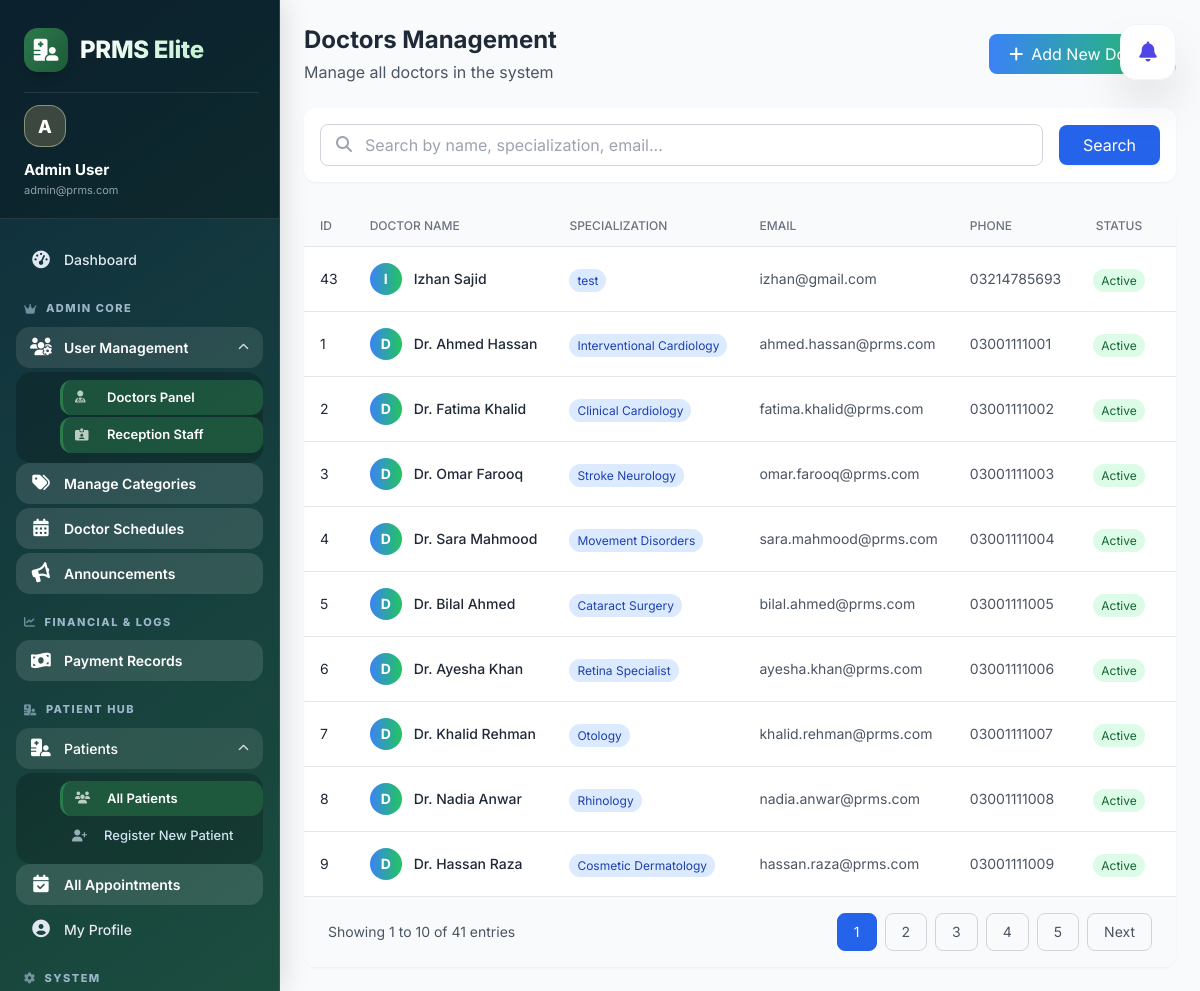
Before: /admin/users/doctors/index.php (signed in) with the older database file.
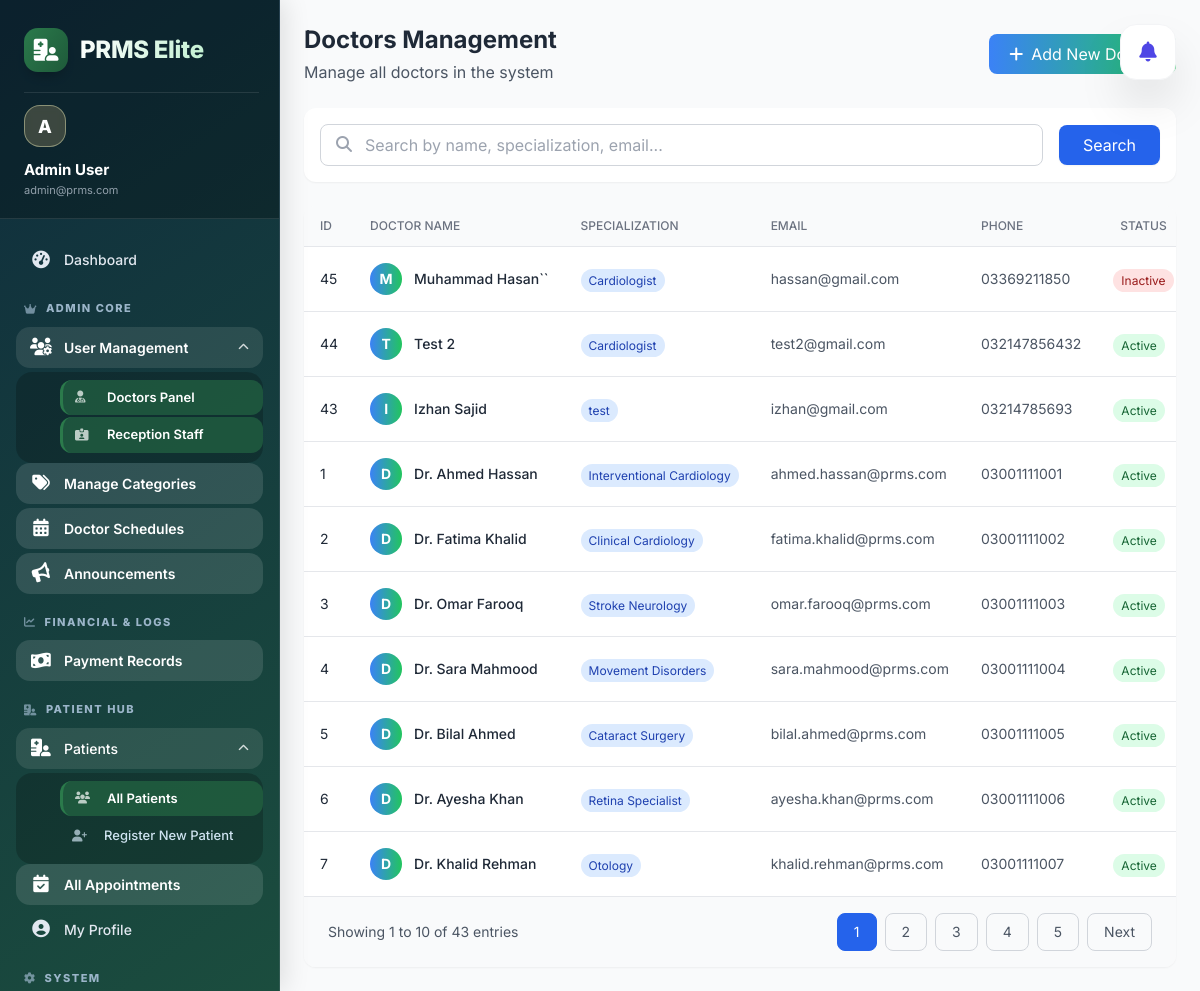
After: the same page with the newer database file.
### tables this page shows
CREATE TABLE `doctors` (
  `id` int(11) NOT NULL,
  `user_id` int(11) DEFAULT NULL,
  `specialization` varchar(100) DEFAULT NULL,
  `category_id` int(11) DEFAULT NULL,
  `status` enum('active','inactive') DEFAULT 'active',
  `consultation_fee` decimal(10,2) DEFAULT 500.00,
  `max_patients` int(11) DEFAULT 20,
  `experience_years` int(11) DEFAULT 0,
  `qualification` varchar(255) DEFAULT NULL,
  `about` text DEFAULT NULL,
  `created_at` timestamp NOT NULL DEFAULT current_timestamp(),
  `updated_at` timestamp NOT NULL DEFAULT current_timestamp() ON UPDATE current_timestamp()
);

CREATE TABLE `users` (
  `id` int(11) NOT NULL,
  `role_id` int(11) DEFAULT NULL,
  `name` varchar(100) DEFAULT NULL,
  `email` varchar(100) DEFAULT NULL,
  `phone` varchar(20) DEFAULT NULL,
  `password` varchar(100) DEFAULT NULL,
  `status` enum('active','inactive') DEFAULT 'active',
  `created_at` timestamp NOT NULL DEFAULT current_timestamp(),
  `updated_at` timestamp NULL DEFAULT NULL
);

### admin/users/doctors/index.php (the view, shortened to what the changed rows need)
<?php
require_once '../../../config/db.php';
$limit = 10;
$page = isset($_GET['page']) ? (int)$_GET['page'] : 1;
$offset = ($page - 1) * $limit;
$search = isset($_GET['search']) ? mysqli_real_escape_string($conn, $_GET['search']) : '';
$where_clause = " WHERE u.role_id = 2 ";
$total_query = "SELECT COUNT(*) as total FROM doctors d
                JOIN users u ON d.user_id = u.id
                $where_clause";
$total_result = mysqli_query($conn, $total_query);
$total_records = mysqli_fetch_assoc($total_result)['total'];
$total_pages = ceil($total_records / $limit);
$query = "SELECT d.*, u.id as user_id, u.name, u.email, u.phone, u.status, u.created_at,
          (SELECT COUNT(*) FROM doctor_schedules ds WHERE ds.doctor_id = d.id) as schedule_count
          FROM doctors d
          JOIN users u ON d.user_id = u.id
          $where_clause
          ORDER BY u.created_at DESC
          LIMIT $limit OFFSET $offset";
$result = mysqli_query($conn, $query);
include '../../../includes/header.php';
?>
<div class="flex-1 overflow-y-auto hide-scrollbar bg-gray-50">
    <div class="p-6">
        <div class="flex justify-between items-center mb-6">
            <div>
                <h1 class="text-2xl font-bold text-gray-800">Doctors Management</h1>
            </div>
        </div>
        <div class="bg-white rounded-xl shadow-sm overflow-hidden">
            <div class="overflow-x-auto">
                <table class="w-full">
                    <thead class="bg-gray-50 border-b">
                        <tr>
                            <th class="px-4 py-3 text-left text-xs font-medium text-gray-500 uppercase">ID</th>
                            <th class="px-4 py-3 text-left text-xs font-medium text-gray-500 uppercase">Doctor Name</th>
                            <th class="px-4 py-3 text-left text-xs font-medium text-gray-500 uppercase">Specialization</th>
                            <th class="px-4 py-3 text-left text-xs font-medium text-gray-500 uppercase">Email</th>
                            <th class="px-4 py-3 text-left text-xs font-medium text-gray-500 uppercase">Phone</th>
                            <th class="px-4 py-3 text-left text-xs font-medium text-gray-500 uppercase text-center">Status</th>
                            <th class="px-4 py-3 text-left text-xs font-medium text-gray-500 uppercase">Joined</th>
                        </tr>
                    </thead>
                    <tbody class="divide-y divide-gray-200">
                        <?php if (mysqli_num_rows($result) > 0): ?>
                            <?php while ($doctor = mysqli_fetch_assoc($result)): ?>
                                <tr class="hover:bg-gray-50 transition">
                                    <td class="px-4 py-4 text-sm text-gray-800"><?php echo $doctor['id']; ?></td>
                                    <td class="px-4 py-4">
                                        <div class="flex items-center">
                                            <div class="w-8 h-8 rounded-full bg-gradient-to-r from-blue-500 to-green-500 flex items-center justify-center text-white text-sm font-bold">
                                                <?php echo strtoupper(substr($doctor['name'], 0, 1)); ?>
                                            </div>
                                            <div class="ml-3">
                                                <p class="text-sm font-medium text-gray-800 whitespace-nowrap"><?php echo htmlspecialchars($doctor['name']); ?></p>
                                            </div>
                                        </div>
                                    </td>
                                    <td class="px-4 py-4">
                                        <span class="px-2 py-1 text-xs rounded-full bg-blue-100 text-blue-800 whitespace-nowrap">
                                            <?php echo htmlspecialchars($doctor['specialization']); ?>
                                        </span>
                                    </td>
                                    <td class="px-4 py-4 text-sm text-gray-600 whitespace-nowrap"><?php echo htmlspecialchars($doctor['email']); ?></td>
                                    <td class="px-4 py-4 text-sm text-gray-600 whitespace-nowrap"><?php echo htmlspecialchars($doctor['phone']); ?></td>
                                    <td class="px-4 py-4">
                                        <span class="px-2 py-1 text-xs rounded-full whitespace-nowrap
                                            <?php echo $doctor['status'] == 'active' ? 'bg-green-100 text-green-800' : 'bg-red-100 text-red-800'; ?>">
                                            <?php echo ucfirst($doctor['status']); ?>
                                        </span>
                                    </td>
                                    <td class="px-4 py-4 text-sm text-gray-600 whitespace-nowrap"><?php echo date('d M Y', strtotime($doctor['created_at'])); ?></td>
                                </tr>
                            <?php endwhile; ?>
                        <?php endif; ?>
                    </tbody>
                </table>
            </div>
            <?php if ($total_pages > 1): ?>
                <div class="px-6 py-4 bg-gray-50 border-t flex justify-between items-center">
                    <p class="text-sm text-gray-600">
                        Showing <?php echo $offset + 1; ?> to <?php echo min($offset + $limit, $total_records); ?> of <?php echo $total_records; ?> entries
                    </p>
                    <div class="flex gap-2">
                        <?php for ($i = 1; $i <= $total_pages; $i++): ?>
                            <a href="?page=<?php echo $i; ?>&search=<?php echo urlencode($search); ?>"
                                class="px-4 py-2 border <?php echo $i == $page ? 'bg-blue-600 border-blue-600 text-white' : 'border-gray-300 text-gray-600 hover:bg-white'; ?> rounded-lg text-sm transition">
                                <?php echo $i; ?>
                            </a>
                        <?php endfor; ?>
                        <?php if ($page < $total_pages): ?>
                            <a href="?page=<?php echo $page + 1; ?>&search=<?php echo urlencode($search); ?>"
                                class="px-4 py-2 border border-gray-300 rounded-lg text-sm text-gray-600 hover:bg-white transition">Next</a>
                        <?php endif; ?>
                    </div>
                </div>
            <?php endif; ?>
        </div>
    </div>
</div>

Changed rows visible on the page:
no longer on this page (row unchanged): doctors: id "8", user.name "D", user.name "Dr. Nadia Anwar", specialization "Rhinology", user.email "nadia.anwar@prms.com", user.phone "03001111008", user.status "Active"
no longer on this page (row unchanged): doctors: id "9", user.name "D", user.name "Dr. Hassan Raza", specialization "Cosmetic Dermatology", user.email "hassan.raza@prms.com", user.phone "03001111009", user.status "Active"
added doctors: id "45", user.name "M", user.name "Muhammad Hasan``", specialization "Cardiologist", user.email "hassan@gmail.com", user.phone "03369211850", user.status "Inactive"
added doctors: id "44", user.name "T", user.name "Test 2", specialization "Cardiologist", user.email "test2@gmail.com", user.phone "032147856432", user.status "Active"
Other visible differences:
$total_records: "41" → "43"
